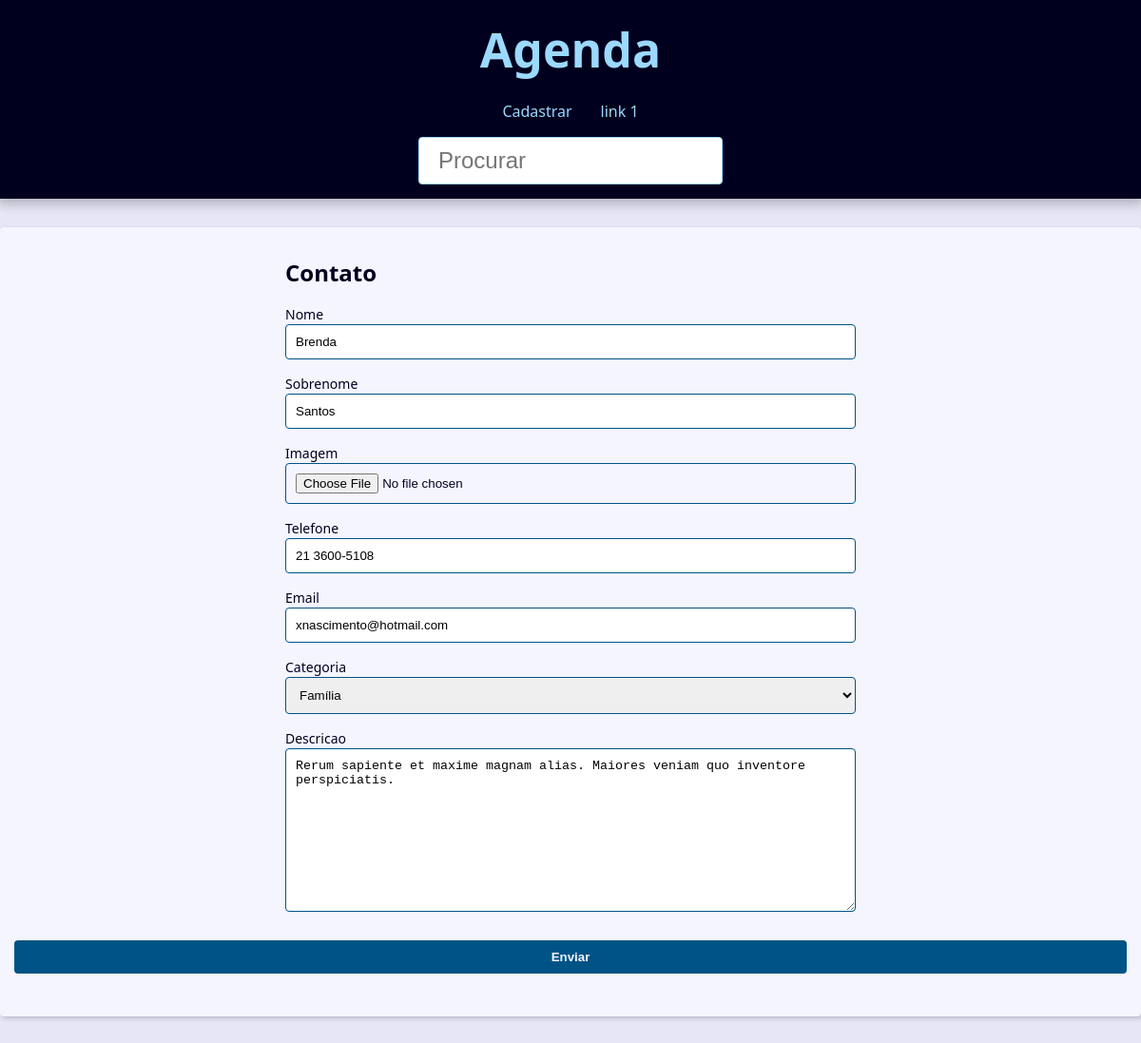
/contato/3004/atualizacao/, run on the app's committed database.
### contato/models.py (models this page shows, shortened)
class Contato(models.Model):
    primeiro_nome = models.CharField(verbose_name='Nome', max_length=100)
    segundo_nome = models.CharField(max_length=150, verbose_name='Sobrenome')
    telefone = models.CharField(max_length=50)
    email = models.EmailField(max_length=256, blank=True)
    data_criacao = models.DateTimeField(default=timezone.now)
    descricao = models.TextField(blank=True)
    visivel = models.BooleanField(default=True)
    imagem = models.ImageField(blank=True, upload_to='imagens/%Y/%m/')
    categoria = models.ForeignKey(Categoria,
                                  on_delete=models.SET_NULL,
                                  blank=True, null=True)
    owner = models.ForeignKey(
        User,
        on_delete=models.SET_NULL,
        blank=True, null=True
    )

### contato/views/contato_formulario.py (the view, shortened to what this page needs)
# urls.py: path('contato/<int:contato_id>/atualizacao/', atualizacao, name="atualizacao"),
def atualizacao(request, contato_id):
    contato = get_object_or_404(Contato, pk=contato_id, visivel=True)
    form_action = reverse('contato:atualizacao', args=(contato_id,))
    contexto = {
        'form': ContatoForm(instance=contato),
        'form_action': form_action,
    }
    return render(request, 'contato/criacao.html', contexto)

### contato/forms.py (shortened to what this page needs)
class ContatoForm(forms.ModelForm):
    imagem = forms.ImageField(
        widget=forms.FileInput(
            attrs = {
                'accept': 'imagem/*',
            }
        )
    )
    class Meta:
        model = Contato
        fields = ('primeiro_nome', 'segundo_nome', 'imagem', 'telefone', 'email', 'categoria', 'descricao')

### contato/models.py (called while the page is built)
    def __str__(self):
        return self.nome

### contato/templates/contato/criacao.html (shortened to what this page needs)
{% extends 'global/base.html' %}
{% block conteudo %}
    <div class="form-wrapper">
        <h2>Contato</h2>
        <form action="{% url 'contato:criacao' %}" method="POST" enctype="multipart/form-data">
                {% for campo in form  %}
                    <div class="form-group">
                    <label for="{{ campo.id_for_label }}"> {{campo.label.capitalize}} </label>
                    {{campo}}
                    </div>
                {% endfor %}
            </div>
            <div class="form-content">
                <div class="form-group">
                <button class="btn" type="submit">Enviar</button>
                </div>
            </div>
{% endblock  %}

### base_static/global/css/style.css (style rules this page uses)
:root { --spacing: 1.5rem; --link-dark-color: rgb(0, 83, 134); --link-light-color: rgb(156, 217, 255); --clr-white: rgb(245, 245, 255); --clr-black: rgb(0, 0, 30); --clr-light-gray: rgb(230, 230, 245); --clr-dark-shadow-5: rgba(0, 0, 10, 5%); --clr-dark-shadow-10: rgba(0, 0, 10, 10%); --clr-dark-shadow-20: rgba(0, 0, 10, 20%); --clr-light-shadow-5: rgba(200, 200, 255, 5%); --clr-light-shadow-10: rgba(200, 200, 255, 10%); --clr-light-shadow-20: rgba(200, 200, 255, 20%); --main-page-width: 120rem; --table-min-width: 60rem; --biggest-font-size: 5rem; --bigger-font-size: 4rem; --big-font-size: 3.2rem; --medium-font-size: 2.4rem; --small-font-size: 1.6rem; --smaller-font-size: 1.4rem; --smallest-font-size: 1.2rem; --transition-fast: 300ms; --transition-medium: 600ms; --transition-slow: 1s; --default-border-radius: 4px; }
*, *::before, *::after { margin: 0; padding: 0; box-sizing: border-box; }
html { font-size: 62.5%; }
body { font-family: system-ui, -apple-system, BlinkMacSystemFont, 'Segoe UI', Roboto, Oxygen, Ubuntu, Cantarell, 'Open Sans', 'Helvetica Neue', sans-serif; line-height: 1.5; font-size: var(--small-font-size); color: var(--clr-black); -webkit-font-smoothing: antialiased; background: var(--clr-light-gray); }
.form-wrapper { max-width: 60rem; margin: var(--spacing) auto; }
.form-content { margin: var(--spacing) 0; }
.form-group { display: flex; flex-direction: column; padding-bottom: var(--spacing); }
.form-group input, .form-group textarea, .form-group select { padding: 1rem; border-radius: var(--default-border-radius); border: 1px solid var(--link-dark-color); }
.form-group label { font-size: var(--smaller-font-size); }
.btn { background-color: var(--link-dark-color); color: var(--clr-white); font-weight: bold; border: none; padding: 1rem 2rem; border-radius: var(--default-border-radius); cursor: pointer; transition: filter var(--transition-fast) ease-in-out; }

### data on the page
Contato: form "Brenda" "Santos" "21 3600-5108" "xnascimento@hotmail.com" "Família" "Rerum sapiente et maxime magnam alias. Maiores veniam quo inventore perspiciatis."

### other printed values
{{ campo.label.capitalize }} "Nome" "Sobrenome" "Imagem" "Telefone" "Email" "Categoria" "Descricao"
